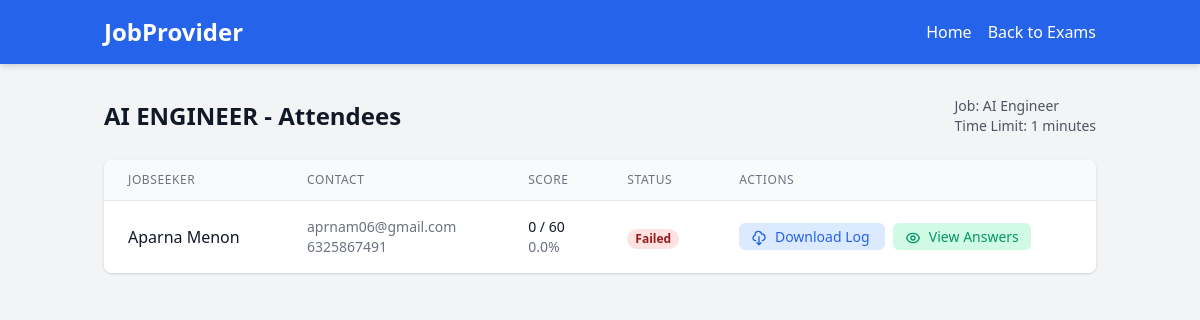
The page /exam_attendees/27/ on the database its author committed.
### job/models.py (models this page shows)
class Exam(models.Model):
    jobprovider = models.ForeignKey(JobproviderRegister, on_delete=models.CASCADE)
    job_requirements = models.ForeignKey(Jobrequirements, on_delete=models.CASCADE)
    title = models.CharField(max_length=100)
    time_limit = models.IntegerField(help_text="Time limit in minutes")
    created_at = models.DateTimeField(auto_now_add=True)

class Jobrequirements(models.Model):
    jobprovider = models.ForeignKey(JobproviderRegister, on_delete=models.CASCADE)
    job_title = models.CharField(max_length=50,null=True, blank=True)
    job_description = models.TextField(null=True, blank=True)
    status=models.BooleanField(default=False, null=True)

class JobseekerRegister(models.Model):
    name = models.CharField(max_length=50,null=True, blank=True)
    email = models.EmailField(max_length=50,null=True, blank=True ,unique=True)
    password = models.CharField(max_length=50,null=True, blank=True)
    phone_number = models.CharField(max_length=15, null=True, blank=True)

### job/views.py (the view)
# urls.py: path('exam_attendees/<int:exam_id>/', exam_attendees, name='exam_attendees'),
def exam_attendees(request, exam_id):
    exam = get_object_or_404(Exam, id=exam_id)
    attendees = JobseekerRegister.objects.filter(
        answers__exam_question__exam=exam,
        answers__exam_status=True
    ).distinct()
    attendee_details = []
    for attendee in attendees:
        answers = Answers.objects.filter(
            jobseeker=attendee,
            exam_question__exam=exam,
            exam_status=True
        )
        total_scored = sum(answer.marks_scored or 0 for answer in answers)
        total_possible = sum(answer.exam_question.max_marks for answer in answers)
        percentage = (total_scored / total_possible * 100) if total_possible > 0 else 0
        attendee_details.append({
            'jobseeker': attendee,
            'total_scored': total_scored,
            'total_possible': total_possible,
            'percentage': round(percentage, 2),
            'passed': percentage >= 60,  # Assuming 60% is passing grade
        })
    context = {
        'exam': exam,
        'attendee_details': attendee_details
    }
    return render(request, 'exam_attendees.html', context)

### job/templates/exam_attendees.html (shortened to what this page needs)
<!DOCTYPE html>
<html lang="en">
<head>
    <link href="https://cdn.jsdelivr.net/npm/tailwindcss@2.2.19/dist/tailwind.min.css" rel="stylesheet">
</head>
<body class="bg-gray-100 text-gray-900">
    <nav class="bg-blue-600 text-white py-4 shadow-md">
        <div class="container mx-auto flex justify-between items-center px-4">
            <a href="" class="text-2xl font-bold">JobProvider</a>
            <ul class="flex space-x-4">
                <li><a href="/jobprovideindex/" class="hover:text-yellow-300">Home</a></li>
                <li><a href="{% url 'list_exams' %}" class="hover:text-yellow-300">Back to Exams</a></li>
            </ul>
        </div>
    </nav>
    <div class="container mx-auto py-8 px-4">
        <div class="flex justify-between items-center mb-6">
            <h1 class="text-2xl font-bold">{{ exam.title }} - Attendees</h1>
            <div class="text-sm text-gray-600">
                <p>Job: {{ exam.job_requirements.job_title }}</p>
                <p>Time Limit: {{ exam.time_limit }} minutes</p>
            </div>
        </div>
        {% if attendee_details %}
            <div class="bg-white rounded-lg shadow overflow-hidden">
                <table class="min-w-full divide-y divide-gray-200">
                    <thead class="bg-gray-50">
                        <tr>
                            <th scope="col" class="px-6 py-3 text-left text-xs font-medium text-gray-500 uppercase tracking-wider">
                                Jobseeker
                            </th>
                            <th scope="col" class="px-6 py-3 text-left text-xs font-medium text-gray-500 uppercase tracking-wider">
                                Contact
                            </th>
                            <th scope="col" class="px-6 py-3 text-left text-xs font-medium text-gray-500 uppercase tracking-wider">
                                Score
                            </th>
                            <th scope="col" class="px-6 py-3 text-left text-xs font-medium text-gray-500 uppercase tracking-wider">
                                Status
                            </th>
                            <th scope="col" class="px-6 py-3 text-left text-xs font-medium text-gray-500 uppercase tracking-wider">
                                Actions
                            </th>
                        </tr>
                    </thead>
                    <tbody class="bg-white divide-y divide-gray-200">
                        {% for detail in attendee_details %}
                            <tr class="hover:bg-gray-50 transition">
                                <td class="px-6 py-4 whitespace-nowrap">
                                    <div class="font-medium text-gray-900">{{ detail.jobseeker.name }}</div>
                                </td>
                                <td class="px-6 py-4 whitespace-nowrap">
                                    <div class="text-sm text-gray-500">{{ detail.jobseeker.email }}</div>
                                    <div class="text-sm text-gray-500">{{ detail.jobseeker.phone_number }}</div>
                                </td>
                                <td class="px-6 py-4 whitespace-nowrap">
                                    <div class="text-sm text-gray-900">{{ detail.total_scored }} / {{ detail.total_possible }}</div>
                                    <div class="text-sm text-gray-500">{{ detail.percentage }}%</div>
                                </td>
                                <td class="px-6 py-4 whitespace-nowrap">
                                    {% if detail.passed %}
                                        <span class="px-2 inline-flex text-xs leading-5 font-semibold rounded-full bg-green-100 text-green-800">
                                            Passed
                                        </span>
                                    {% else %}
                                        <span class="px-2 inline-flex text-xs leading-5 font-semibold rounded-full bg-red-100 text-red-800">
                                            Failed
                                        </span>
                                    {% endif %}
                                </td>
                                <td class="px-6 py-4 whitespace-nowrap text-sm font-medium">
                                    <a href="{% url 'generate_exam_performance_pdf' exam.id detail.jobseeker.id %}" class="text-blue-600 hover:text-blue-900 bg-blue-100 hover:bg-blue-200 px-3 py-1 rounded-md transition">
                                        <svg xmlns="http://www.w3.org/2000/svg" class="h-4 w-4 inline mr-1" fill="none" viewBox="0 0 24 24" stroke="currentColor">
                                            <path stroke-linecap="round" stroke-linejoin="round" stroke-width="2" d="M7 16a4 4 0 01-.88-7.903A5 5 0 1115.9 6L16 6a5 5 0 011 9.9M9 19l3 3m0 0l3-3m-3 3V10" />
                                        </svg>
                                        Download Log
                                    </a>
                                    <a href="{% url 'exam_results' exam.id %}?jobseeker={{ detail.jobseeker.id }}" class="text-green-600 hover:text-green-900 bg-green-100 hover:bg-green-200 px-3 py-1 rounded-md ml-2 transition">
                                        View Answers
                                    </a>
                                </td>
                            </tr>
                        {% endfor %}
                    </tbody>
                </table>
            </div>
        {% else %}
            <div class="bg-white rounded-lg shadow p-6 text-center">
                <p class="text-gray-500">No attendees found for this exam.</p>
            </div>
        {% endif %}
    </div>
</body>
</html>

### rows shown on the page
Exam: title "AI ENGINEER", job_requirements.job_title "AI Engineer", time_limit "1"
JobseekerRegister: jobseeker.name "Aparna Menon", jobseeker.email "aprnam06@gmail.com", jobseeker.phone_number "6325867491", total_scored "0", total_possible "60", percentage "0.0"
